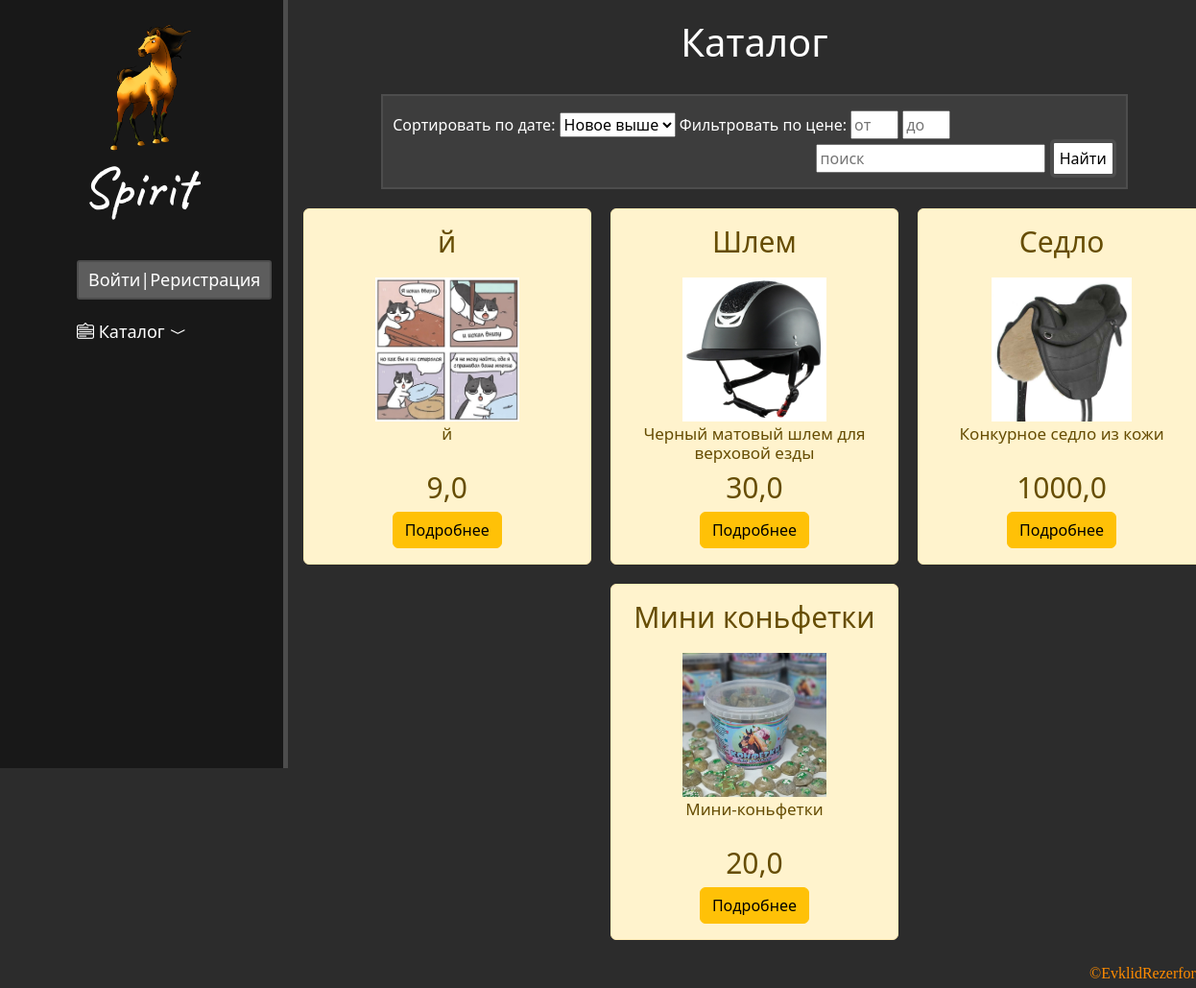
The page / on the database its author committed.
### main/models.py (models this page shows, shortened)
class Thing(models.Model):
    title = models.CharField('название', max_length=30)
    description = models.CharField('описание', max_length=50)
    inform = models.TextField('описание', max_length=2000)
    typeData = models.CharField('тип товара', max_length=50)
    date = models.DateTimeField('дата публикации', auto_now=True)
    cost = models.FloatField('цена')

class Image(models.Model):
    image = models.ImageField(upload_to='media')
    tov = models.ForeignKey(Thing, on_delete=models.CASCADE)

### main/views.py (the view, shortened to what this page needs)
# urls.py: path('', inf_home, {'MytypeData': ''}, name='inf_home'),
def inf_home(request, MytypeData):
    if MytypeData:
        tovar = Thing.objects.filter(typeData=MytypeData).order_by('-date')
    else:
        tovar = Thing.objects.order_by('-date')
    form = {}
    if request.user.is_authenticated:
        cur_tovars = request.user.tovars_c.all()
    else:
        cur_tovars = []
    if MytypeData == 'rider':
        tit = "Для наездника"
    elif MytypeData == 'stable':
        tit = "Для конюшни"
    elif MytypeData == 'horse':
        tit = "Для лошади"
    else:
        tit = "Каталог"
    return render(request, 'main/inf_home.html', {'tovar': tovar, 'title': tit, 'form': form, 'cur_tov': cur_tovars})

### main/templates/main/inf_home.html (shortened to what this page needs)
{% extends 'main/patt.html'%}
{% load static %}
{% block content %}
        <h1 id="tit">{{ title }}</h1>
        <form class="form-sort" method="post">
            <div class="sort">
            Сортировать по дате:
            <select name="SortData">
                <option value="1">Новое выше</option>
            </select>
            Фильтровать по цене:
                <input value="{{ form.minim }}" name="min" placeholder="от">
                <input value="{{ form.maxim }}" name="max" placeholder="до">
            </div>
            <input value="{{ form.search }}" placeholder="поиск" name="searchT">
            <button class="mbtn" type="submit" name="search">Найти</button>
        </form>
        {% if tovar %}
        {% for el in tovar %}
            <div class="alert-warning alert">
                <h3>{{ el.title }}</h3>
                {% if el.image_set.all %}
                    <div>
                        <img src="{{el.image_set.all.0.image.url}}" class="tovarIm">
                    </div>
                {% else %}
                    <div>
                        <img src="{% static 'media/no-image-large.jpg' %}" class="tovarIm">
                    </div>
                {% endif %}
                <h5>{{ el.description }}</h5>
                <h4>{{ el.cost }}</h4>
                <a href="{% url 'dinamic' el.id %}" class="btn btn-warning">Подробнее</a>
            </div>
        {% endfor %}
        {% else %}
            <div>Товаров не найдено</div>
        {% endif %}
{% endblock %}

### main/templates/main/patt.html (shortened to what this page needs)
{% load static %}
<!doctype html>
<html lang="en" xmlns="http://www.w3.org/1999/html">
<head>
    <link rel="stylesheet" href="https://cdn.jsdelivr.net/npm/bootstrap@5.2.3/dist/css/bootstrap.min.css">
    <link rel="stylesheet" href="https://cdn.jsdelivr.net/npm/bootstrap-icons@1.8.1/font/bootstrap-icons.css">
    <link rel="stylesheet" href="https://use.fontawesome.com/releases/v6.4.2/css/all.css">
    <link rel="stylesheet" href="{% static 'main/css/main.css' %}">
</head>
<body>
    <aside>
        <img src="{% static 'main/img/pngegg.png' %}" alt="not">
        <h2>Spirit</h2>
        <ul>
            {% if user.is_authenticated %}
            <a href = "{% url 'prof' %}"><li><i class="bi bi-file-earmark-person"></i> Профиль</li></a>
            {% else %}
            <li class="titlog"><a href = "{% url 'login' %}">Войти</a>|<a href = "{% url 'User_register' %}">Реристрация</a></li>
            {% endif %}
            <a href = "{% url 'inf_home' %}"><li><i class="bi bi-menu-down"></i> Каталог  <a onclick="showSpis()"><i class="bi bi-chevron-compact-down"></i></a></li></a>
        </ul>
    </aside>
    <main>
        <div class="feat">
        {% block content %}{% endblock %}
        <span class="mark">
			&copy;EvklidRezerford
		</span>
        </div>
    </main>
</body>
</html>

### main/static/main/css/main.css (style rules this page uses)
body { background: #2c2c2c; }
aside { float: left; position: fixed; top: 0; background: #181818; width: 300px; padding: 0px; height: 100vh; color: white; border-right: 5px solid #4d4d4d; }
aside img { padding-top: 15px; padding-left: 20px; width: 110px; display: block; margin: auto }
aside h2 { padding-right: 8px; text-align: center; margin: auto; font-size: 60px; font-family: 'Caveat', cursive; }
aside ul { list-style: none; padding-left: 80px; padding-top: 20px; }
aside ul li { font-size: 18px; display: block; margin-top: 20px; color: white; transition: all 0.3s ease; }
aside a { text-decoration: none; color: white; }
main .feat { color: white; margin-top: 20px; text-align: center; width: 78%; position: relative; min-height: 96vh; height: fit-content; padding-bottom: 40px; left: 300px; }
main form, h1 { margin: 10px auto; width: 500px; }
main h1 { margin-bottom: 30px; }
.alert-warning { display: inline-block; width: 300px; margin: 10px 8px; text-align: center; }
.alert-warning h5 { height: 40px; font-size: 17px; overflow: hidden; margin-top: 3px; }
.alert-warning h3 { height: 35px; font-size: 30px; margin-bottom: 20px; overflow: hidden; }
.alert-warning h4 { height: 35px; font-size: 30px; overflow: hidden; }
.mark { position: absolute; bottom:0; right: 15px; color: #FF8C00; text-align: right; font-family: Snell Roundhand, cursive; background: #2c2c2c; margin-bottom: 0px; }
.tovarIm { max-height: 150px; }
input[name="min"], input[name="max"] { width: 50px; margin-top: 5px; }
.sort { float: left; }
.form-sort { width: 80%; border: 2px solid #4d4d4d; padding: 10px; text-align: right; background-color: #3d3d3d }
.mbtn { background: white; border-radius: 5px; border: 4px solid #4d4d4d; height: 40px; }
.titlog { border: 2px solid #4d4d4d; background: #5d5d5d; border-radius: 3px; width: fit-content; padding: 5px 10px; }

### rows shown on the page
Thing: title "й", image_set.all.0.image (picture), description "й", cost "9,0"
Thing: title "Шлем", image_set.all.0.image (picture), description "Черный матовый шлем для верховой езды", cost "30,0"
Thing: title "Седло", image_set.all.0.image (picture), description "Конкурное седло из кожи", cost "1000,0"
Thing: title "Мини коньфетки…", image_set.all.0.image (picture), description "Мини-коньфетки", cost "20,0"

### other values the page prints
{{ title }} "Каталог"
